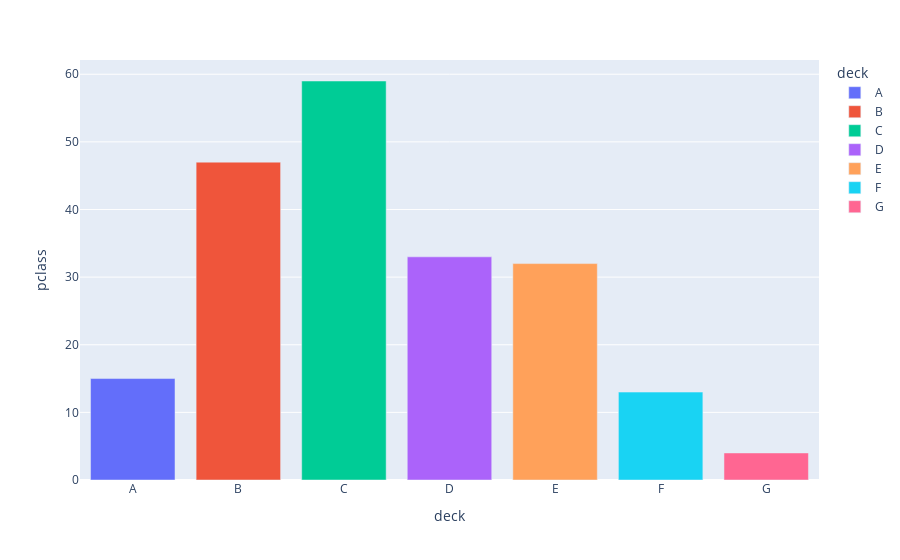

Notebook source saved alongside this figure:
### Code cell
px.bar(data_frame=titanic.groupby('deck', as_index=False).count(), x = 'deck', y= 'pclass', color='deck')

### Figure 1 — Plotly figure (JSON) as saved in the notebook; plotly's stock layout.template omitted (floating-point values rounded to 4 significant figures)
{"data": [{"alignmentgroup": "True", "hovertemplate": "deck=%{x}<br>pclass=%{y}<extra></extra>", "legendgroup": "A", "marker": {"color": "#636efa", "pattern": {"shape": ""}}, "name": "A", "offsetgroup": "A", "orientation": "v", "showlegend": true, "textposition": "auto", "type": "bar", "x": ["A"], "xaxis": "x", "y": [15], "yaxis": "y"}, {"alignmentgroup": "True", "hovertemplate": "deck=%{x}<br>pclass=%{y}<extra></extra>", "legendgroup": "B", "marker": {"color": "#EF553B", "pattern": {"shape": ""}}, "name": "B", "offsetgroup": "B", "orientation": "v", "showlegend": true, "textposition": "auto", "type": "bar", "x": ["B"], "xaxis": "x", "y": [47], "yaxis": "y"}, {"alignmentgroup": "True", "hovertemplate": "deck=%{x}<br>pclass=%{y}<extra></extra>", "legendgroup": "C", "marker": {"color": "#00cc96", "pattern": {"shape": ""}}, "name": "C", "offsetgroup": "C", "orientation": "v", "showlegend": true, "textposition": "auto", "type": "bar", "x": ["C"], "xaxis": "x", "y": [59], "yaxis": "y"}, {"alignmentgroup": "True", "hovertemplate": "deck=%{x}<br>pclass=%{y}<extra></extra>", "legendgroup": "D", "marker": {"color": "#ab63fa", "pattern": {"shape": ""}}, "name": "D", "offsetgroup": "D", "orientation": "v", "showlegend": true, "textposition": "auto", "type": "bar", "x": ["D"], "xaxis": "x", "y": [33], "yaxis": "y"}, {"alignmentgroup": "True", "hovertemplate": "deck=%{x}<br>pclass=%{y}<extra></extra>", "legendgroup": "E", "marker": {"color": "#FFA15A", "pattern": {"shape": ""}}, "name": "E", "offsetgroup": "E", "orientation": "v", "showlegend": true, "textposition": "auto", "type": "bar", "x": ["E"], "xaxis": "x", "y": [32], "yaxis": "y"}, {"alignmentgroup": "True", "hovertemplate": "deck=%{x}<br>pclass=%{y}<extra></extra>", "legendgroup": "F", "marker": {"color": "#19d3f3", "pattern": {"shape": ""}}, "name": "F", "offsetgroup": "F", "orientation": "v", "showlegend": true, "textposition": "auto", "type": "bar", "x": ["F"], "xaxis": "x", "y": [13], "yaxis": "y"}, {"alignmentgroup": "True", "hovertemplate": "deck=%{x}<br>pclass=%{y}<extra></extra>", "legendgroup": "G", "marker": {"color": "#FF6692", "pattern": {"shape": ""}}, "name": "G", "offsetgroup": "G", "orientation": "v", "showlegend": true, "textposition": "auto", "type": "bar", "x": ["G"], "xaxis": "x", "y": [4], "yaxis": "y"}], "layout": {"barmode": "relative", "legend": {"title": {"text": "deck"}, "tracegroupgap": 0}, "margin": {"t": 60}, "xaxis": {"anchor": "y", "categoryarray": ["A", "B", "C", "D", "E", "F", "G"], "categoryorder": "array", "domain": [0, 1], "title": {"text": "deck"}}, "yaxis": {"anchor": "x", "domain": [0, 1], "title": {"text": "pclass"}}}}
